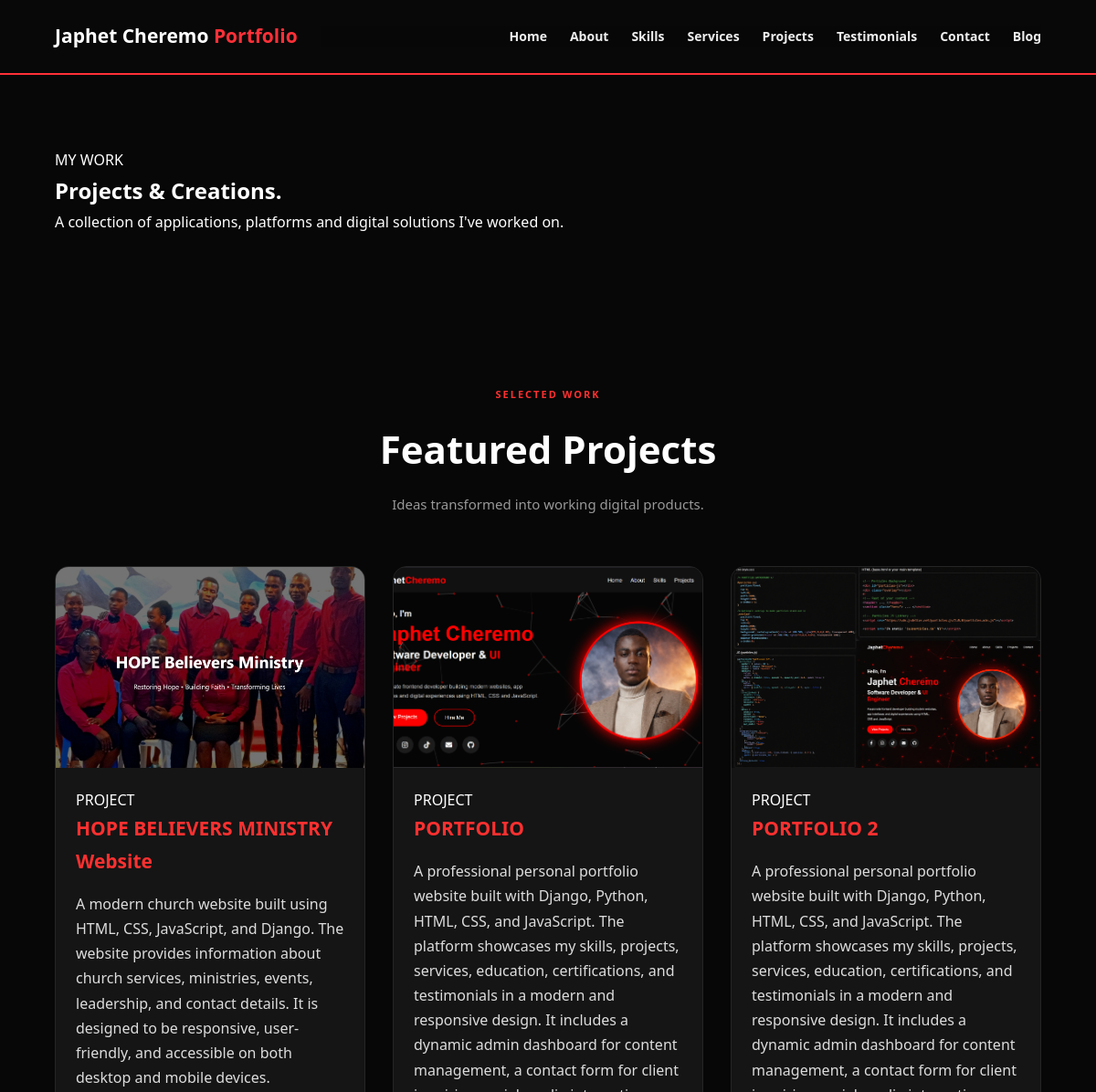
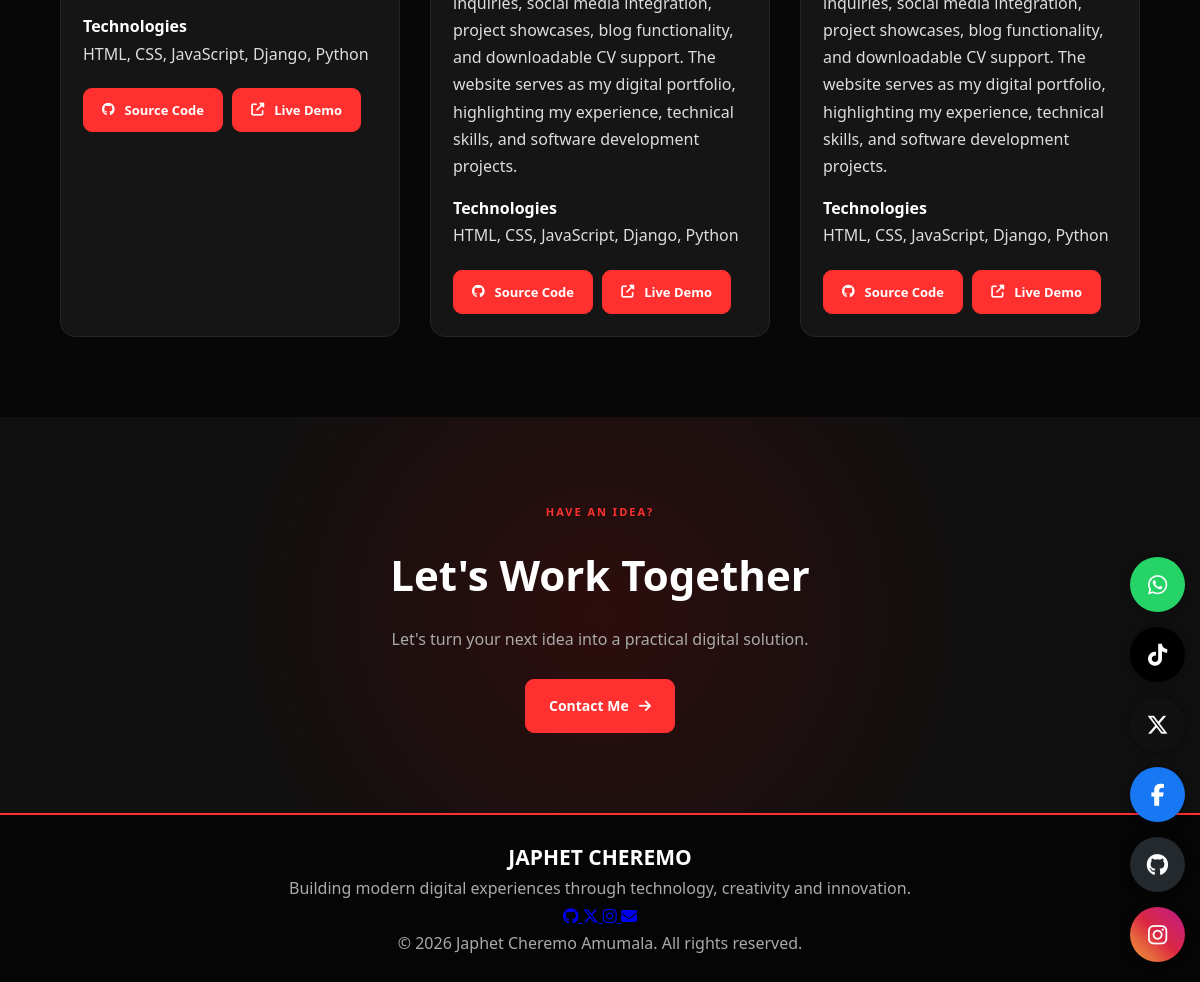
/projects/, run on the app's committed database (2 pictures, top to bottom).
### kenya/models.py (models this page shows, shortened)
class Project(models.Model):
    STATUS = (
        ("Completed", "Completed"),
        ("Ongoing", "Ongoing"),
        ("Archived", "Archived"),
    )
    title = models.CharField(max_length=200)
    image = models.ImageField(upload_to="projects/")
    description = models.TextField()
    technologies = models.CharField(max_length=300)
    github = models.URLField(blank=True)
    live_demo = models.URLField(blank=True)
    featured = models.BooleanField(default=False)
    status = models.CharField(max_length=20, choices=STATUS)
    created = models.DateField()

### kenya/views.py (the view)
# urls.py: path("projects/", views.projects, name="projects"),
def projects(request):
    context = {
        "projects": Project.objects.all().order_by("-created"),
        "settings": SiteSettings.objects.first(),
    }
    return render(
        request,
        "kenya/projects.html",
        context
    )

### kenya/templates/kenya/projects.html (shortened to what this page needs)
{% extends 'base.html' %}
{% block content %}
<section class="inner-page-hero">
    <div class="container">
        <span class="page-eyebrow">MY WORK</span>
        <h1>Projects & <span>Creations.</span></h1>
        <p>
            A collection of applications, platforms and digital solutions
            I've worked on.
        </p>
    </div>
</section>
<section class="all-projects-section">
    <div class="container">
        <div class="about-section-heading">
            <span>SELECTED WORK</span>
            <h2>Featured Projects</h2>
            <p>Ideas transformed into working digital products.</p>
        </div>
        <div class="project-grid">
            {% for project in projects %}
            <article class="project-card">
                {% if project.image %}
                <div class="project-image">
                    <img src="{{ project.image.url }}" alt="{{ project.title }}" loading="lazy">
                </div>
                {% endif %}
                <div class="project-content">
                    <span class="project-label">PROJECT</span>
                    <h3>{{ project.title }}</h3>
                    <p>{{ project.description }}</p>
                    {% if project.technologies %}
                    <div class="project-technologies">
                        <strong>Technologies</strong>
                        <p>{{ project.technologies }}</p>
                    </div>
                    {% endif %}
                    <div class="project-links">
                        {% if project.github %}
                        <a href="{{ project.github }}" target="_blank" rel="noopener" class="btn">
                            <i class="fab fa-github"></i> Source Code
                        </a>
                        {% endif %}
                        {% if project.live_demo %}
                        <a href="{{ project.live_demo }}" target="_blank" rel="noopener" class="btn">
                            <i class="fas fa-external-link-alt"></i> Live Demo
                        </a>
                        {% endif %}
                    </div>
                </div>
            </article>
            {% empty %}
            <div class="about-empty">
                <i class="fas fa-folder-open"></i>
                <p>No projects have been added yet.</p>
            </div>
            {% endfor %}
        </div>
    </div>
</section>
<section class="about-cta">
    <div class="container">
        <span>HAVE AN IDEA?</span>
        <h2>Let's Work Together</h2>
        <p>Let's turn your next idea into a practical digital solution.</p>
        <a href="{% url 'contacts' %}" class="about-btn">
            Contact Me <i class="fas fa-arrow-right"></i>
        </a>
    </div>
</section>
{% endblock %}

### kenya/static/kenya/css/style.css (style rules this page uses)
:root { --red: #ff3030; --red-dark: #d71920; --dark: #070707; --dark-soft: #0d0d0d; --card: #151515; --card-light: #1c1c1c; --white: #ffffff; --grey: #bdbdbd; --muted: #858585; --border: #292929; --transition: all 0.3s ease; }
* { margin: 0; padding: 0; box-sizing: border-box; scroll-behavior: smooth; }
html { scroll-behavior: smooth; scroll-padding-top: 110px; }
body { font-family: 'Segoe UI', Arial, sans-serif; background: var(--dark); color: var(--white); line-height: 1.7; overflow-x: hidden; }
img { max-width: 100%; display: block; }
a { transition: var(--transition); }
.container { width: 90%; max-width: 1200px; margin: auto; }
.btn { display: inline-flex; align-items: center; justify-content: center; gap: 10px; padding: 13px 28px; background: var(--red); color: var(--white); text-decoration: none; border: 1px solid var(--red); border-radius: 9px; font-weight: 700; transition: var(--transition); }
section:not(#hero) { padding: 80px 0; }
section:not(#hero) h2 { text-align: center; font-size: clamp(26px, 4vw, 40px); color: var(--red); margin-bottom: 45px; font-weight: 800; }
.project-grid { display: grid; grid-template-columns: repeat(auto-fit, minmax(300px, 1fr)); gap: 30px; }
.project-card { background: var(--card); border-radius: 15px; overflow: hidden; border: 1px solid #252525; transition: var(--transition); }
.project-card img { width: 100%; height: 220px; object-fit: cover; }
.project-content { padding: 22px; }
.project-content h3 { color: var(--red); margin-bottom: 15px; font-size: 21px; }
.project-content p { color: #dddddd; margin-bottom: 15px; }
.project-content .btn { margin: 5px 5px 0 0; padding: 10px 18px; font-size: 13px; }
.about-btn { display: inline-flex; align-items: center; justify-content: center; gap: 10px; padding: 14px 23px; border-radius: 9px; background: var(--red); border: 1px solid var(--red); color: #ffffff; font-size: 14px; font-weight: 700; text-decoration: none; transition: var(--transition); }
.about-section-heading { text-align: center; margin-bottom: 55px; }
.about-section-heading > span { color: var(--red); font-size: 11px; letter-spacing: 2px; font-weight: 800; }
.about-section-heading h2 { margin: 12px 0 !important; font-size: clamp(30px, 4vw, 42px) !important; color: #ffffff !important; }
.about-section-heading p { color: #999999; font-size: 15px; }
.about-cta { padding: 90px 0; text-align: center; background: radial-gradient( circle at center, rgba(180, 0, 0, 0.18), transparent 60% ), #101010; }
.about-cta > .container > span { color: var(--red); font-size: 11px; font-weight: 800; letter-spacing: 2px; }
.about-cta h2 { color: #ffffff !important; font-size: clamp(30px, 4vw, 42px) !important; margin: 15px 0 !important; }
.about-cta p { max-width: 650px; margin: 0 auto 25px; color: #aaaaaa; line-height: 1.8; }

### data on the page
Project: image (picture), title "HOPE BELIEVERS MINISTRY Website", description "A modern church website built using HTML, CSS, JavaScript, and Django. The website provides information about church services, ministries, events, leadership, and contact details. It is designed to be responsive, user-friendly, and accessible on both desktop and mobile devices.", technologies "HTML, CSS, JavaScript, Django, Python"
Project: image (picture), title "PORTFOLIO", description "A professional personal portfolio website built with Django, Python, HTML, CSS, and JavaScript. The platform showcases my skills, projects, services, education, certifications, and testimonials in a modern and responsive design. It includes a dynamic admin dashboard for content management, a contact form for client inquiries, social media integration, project showcases, blog functionality, and downloadable CV support. The website serves as my digital portfolio, highlighting my experience, technical skills, and software development projects.", technologies "HTML, CSS, JavaScript, Django, Python"
Project: image (picture), title "PORTFOLIO 2", description "A professional personal portfolio website built with Django, Python, HTML, CSS, and JavaScript. The platform showcases my skills, projects, services, education, certifications, and testimonials in a modern and responsive design. It includes a dynamic admin dashboard for content management, a contact form for client inquiries, social media integration, project showcases, blog functionality, and downloadable CV support. The website serves as my digital portfolio, highlighting my experience, technical skills, and software development projects.", technologies "HTML, CSS, JavaScript, Django, Python"
